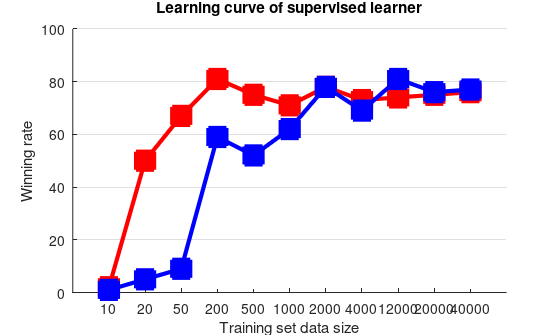

This chart was generated by the following MATLAB code:
%XD = [10, 50, 500, 1000, 2000, 4000, 20000, 40000]
%YD = [2, 67, 75, 71, 78, 73, 75, 76]
%XL = [500, 1000, 2000, 4000, 12000, 20000, 40000]
%YL = [52, 62, 78, 69, 81, 76, 77]
clear
X = [10, 20, 50, 200, 500, 1000, 2000, 4000, 12000, 20000, 40000]
YD = [2, 50, 67, 81, 75, 71, 78, 73, 74, 75, 76]
YL = [1, 5, 9, 59, 52, 62, 78, 69, 81, 76, 77]
1, 5, 10, 20, 50 
20, 100, 200, 400, 1000
XQ = [2,3.4,4,4.8,6]
%XQ1 = [41, 60, 64, 65, 40]
%XQ2 = [52, 49, 50, 59, 50]
%YQ = [0, 62, 50, 0, 55]
%models/ql_sp_relative_50.t trade 100 2 => 50
%models/ql_sp_relative_20.t trade 100 2 => 62
%models/ql_sp_relative_1.t trade 100 2 => 52
%models/ql_sp_relative_5.t trade 100 2 => 49
%models/ql_sp_relative_10.t trade 100 2 => 50
%models/ql_sp_relative_20.t trade 100 2 => 55
%models/ql_fs_resource_1.t trade 100 2 => 41
%models/ql_fs_resource_5.t trade 100 2 => 60
%models/ql_fs_resource_10.t trade 100 2 => 64
%models/ql_fs_resource_20.t trade 100 2 => 65
%models/ql_fs_resource_50_2.t trade 100 2 => 40

figure
hold on
plot(YD,'-s',...
     'color', [1, 0, 0],...
    'LineWidth',3,...
    'MarkerSize',13,...
    'MarkerEdgeColor',[1, 0, 0],...
    'MarkerFaceColor',[1,0,0])
plot(YL,'-s',...
     'color', [0, 0, 1],...
    'LineWidth',3,...
    'MarkerSize',13,...
    'MarkerEdgeColor',[0, 0, 1],...
    'MarkerFaceColor',[0,0,1])
%plot(XQ, XQ1, 'color', [1, 0, 1], 'LineWidth',3)
%plot(XQ, XQ2, 'color', [0, 1, 1], 'LineWidth',3)
%plot(YQ, 'color', [0, 0, 1])
set(gca, 'XTick', 1:length(X))
set(gca,'XTickLabel', X)
set(gca, 'YGrid', 'on')
pos = get(gcf, 'Position'); %// gives x left, y bottom, width, height
width = pos(3);
height = pos(4);
set(gcf, 'Position', [100, 80, width, height * 0.8])
title('Learning curve of supervised learner')
xlabel('Training set data size')
ylabel('Winning rate')
rez=1200; %resolution (dpi) of final graphic
f=gcf; %f is the handle of the figure you want to export
figpos=getpixelposition(f); %dont need to change anything here
resolution=get(0,'ScreenPixelsPerInch'); %dont need to change anything here
set(f,'paperunits','inches','papersize',figpos(3:4)/resolution,'paperposition',[0 0 figpos(3:4)/resolution]); %dont need to change anything here
path=''; %the folder where you want to put the file
name='Learning_curve_supervised.png'; %what you want the file to be called
print(f,fullfile(path,name),'-dpng',['-r',num2str(rez)],'-opengl') %save file
